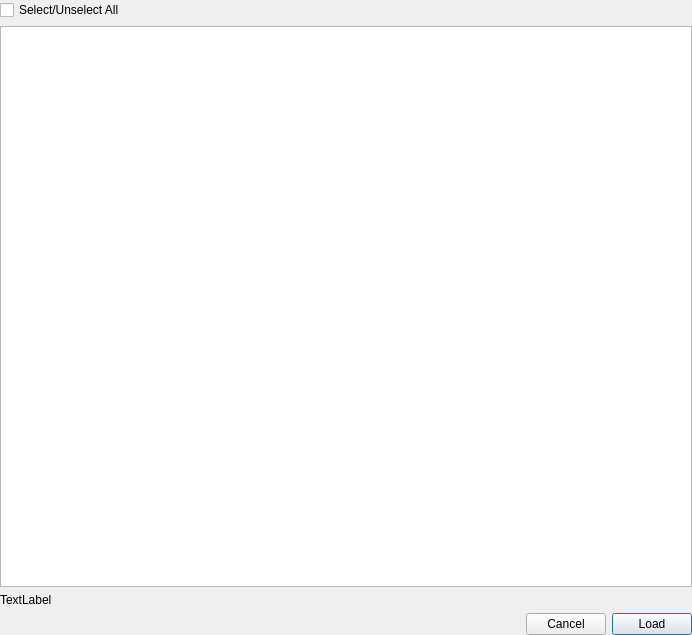
<?xml version="1.0" encoding="UTF-8"?>
<ui version="4.0">
 <class>VSLoadHDF5DataWidget</class>
 <widget class="QWidget" name="VSLoadHDF5DataWidget">
  <property name="geometry">
   <rect>
    <x>0</x>
    <y>0</y>
    <width>692</width>
    <height>635</height>
   </rect>
  </property>
  <property name="windowTitle">
   <string/>
  </property>
  <layout class="QVBoxLayout" name="verticalLayout">
   <property name="leftMargin">
    <number>0</number>
   </property>
   <property name="topMargin">
    <number>0</number>
   </property>
   <property name="rightMargin">
    <number>0</number>
   </property>
   <property name="bottomMargin">
    <number>0</number>
   </property>
   <item>
    <layout class="QHBoxLayout" name="horizontalLayout">
     <property name="bottomMargin">
      <number>0</number>
     </property>
     <item>
      <widget class="QCheckBox" name="selectAllCB">
       <property name="text">
        <string>Select/Unselect All</string>
       </property>
       <property name="tristate">
        <bool>true</bool>
       </property>
      </widget>
     </item>
     <item>
      <spacer name="horizontalSpacer_2">
       <property name="orientation">
        <enum>Qt::Horizontal</enum>
       </property>
       <property name="sizeHint" stdset="0">
        <size>
         <width>40</width>
         <height>20</height>
        </size>
       </property>
      </spacer>
     </item>
     <item>
      <widget class="QLabel" name="loadingLabel">
       <property name="text">
        <string/>
       </property>
      </widget>
     </item>
    </layout>
   </item>
   <item>
    <widget class="QTreeView" name="treeView">
     <property name="alternatingRowColors">
      <bool>true</bool>
     </property>
     <attribute name="headerVisible">
      <bool>false</bool>
     </attribute>
    </widget>
   </item>
   <item>
    <widget class="QLabel" name="errLabel">
     <property name="text">
      <string>TextLabel</string>
     </property>
    </widget>
   </item>
   <item>
    <layout class="QHBoxLayout" name="navBtnLayout">
     <property name="rightMargin">
      <number>0</number>
     </property>
     <property name="bottomMargin">
      <number>0</number>
     </property>
     <item>
      <spacer name="navBtnSpacer">
       <property name="orientation">
        <enum>Qt::Horizontal</enum>
       </property>
       <property name="sizeHint" stdset="0">
        <size>
         <width>40</width>
         <height>20</height>
        </size>
       </property>
      </spacer>
     </item>
     <item>
      <widget class="QPushButton" name="cancelBtn">
       <property name="text">
        <string>Cancel</string>
       </property>
       <property name="default">
        <bool>false</bool>
       </property>
      </widget>
     </item>
     <item>
      <widget class="QPushButton" name="loadBtn">
       <property name="text">
        <string>Load</string>
       </property>
       <property name="default">
        <bool>true</bool>
       </property>
      </widget>
     </item>
    </layout>
   </item>
  </layout>
 </widget>
 <resources/>
 <connections/>
</ui>
